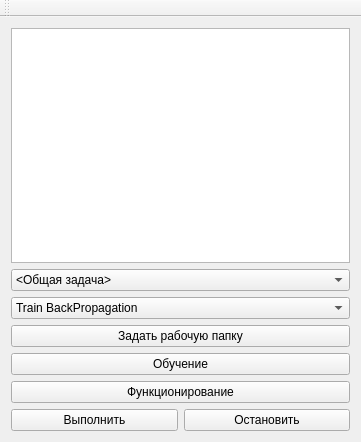
<?xml version="1.0" encoding="UTF-8"?>
<ui version="4.0">
 <class>MainWindow</class>
 <widget class="QMainWindow" name="MainWindow">
  <property name="geometry">
   <rect>
    <x>0</x>
    <y>0</y>
    <width>361</width>
    <height>442</height>
   </rect>
  </property>
  <property name="windowTitle">
   <string>Neuro Project</string>
  </property>
  <widget class="QWidget" name="centralWidget">
   <property name="sizePolicy">
    <sizepolicy hsizetype="Expanding" vsizetype="Expanding">
     <horstretch>0</horstretch>
     <verstretch>0</verstretch>
    </sizepolicy>
   </property>
   <property name="maximumSize">
    <size>
     <width>16777215</width>
     <height>16777215</height>
    </size>
   </property>
   <layout class="QVBoxLayout" name="verticalLayout_2">
    <item>
     <layout class="QVBoxLayout" name="verticalLayout">
      <item>
       <widget class="QTextBrowser" name="textBrowser">
        <property name="enabled">
         <bool>true</bool>
        </property>
        <property name="sizePolicy">
         <sizepolicy hsizetype="Expanding" vsizetype="Expanding">
          <horstretch>0</horstretch>
          <verstretch>0</verstretch>
         </sizepolicy>
        </property>
        <property name="maximumSize">
         <size>
          <width>16777215</width>
          <height>16777215</height>
         </size>
        </property>
        <property name="tabStopWidth">
         <number>80</number>
        </property>
       </widget>
      </item>
      <item>
       <widget class="QComboBox" name="comboZad">
        <item>
         <property name="text">
          <string>&lt;Общая задача&gt;</string>
         </property>
        </item>
        <item>
         <property name="text">
          <string>Trade High/Low</string>
         </property>
        </item>
        <item>
         <property name="text">
          <string>Trade Profit</string>
         </property>
        </item>
        <item>
         <property name="text">
          <string>Cart Pole</string>
         </property>
        </item>
       </widget>
      </item>
      <item>
       <widget class="QComboBox" name="comboTrain">
        <item>
         <property name="text">
          <string>Train BackPropagation</string>
         </property>
        </item>
        <item>
         <property name="text">
          <string>Agent</string>
         </property>
        </item>
       </widget>
      </item>
      <item>
       <widget class="QPushButton" name="pushButton_dir">
        <property name="text">
         <string>Задать рабочую папку</string>
        </property>
       </widget>
      </item>
      <item>
       <widget class="QPushButton" name="pushButton_train">
        <property name="enabled">
         <bool>true</bool>
        </property>
        <property name="layoutDirection">
         <enum>Qt::LeftToRight</enum>
        </property>
        <property name="text">
         <string>Обучение</string>
        </property>
       </widget>
      </item>
      <item>
       <widget class="QPushButton" name="pushButton_func">
        <property name="text">
         <string>Функционирование</string>
        </property>
       </widget>
      </item>
     </layout>
    </item>
    <item>
     <layout class="QHBoxLayout" name="horizontalLayout">
      <item>
       <widget class="QPushButton" name="pushButton_run">
        <property name="text">
         <string>Выполнить</string>
        </property>
       </widget>
      </item>
      <item>
       <widget class="QPushButton" name="pushButton_stop">
        <property name="text">
         <string>Остановить</string>
        </property>
       </widget>
      </item>
     </layout>
    </item>
   </layout>
  </widget>
  <widget class="QMenuBar" name="menuBar">
   <property name="geometry">
    <rect>
     <x>0</x>
     <y>0</y>
     <width>361</width>
     <height>26</height>
    </rect>
   </property>
  </widget>
  <widget class="QToolBar" name="mainToolBar">
   <attribute name="toolBarArea">
    <enum>TopToolBarArea</enum>
   </attribute>
   <attribute name="toolBarBreak">
    <bool>false</bool>
   </attribute>
  </widget>
 </widget>
 <layoutdefault spacing="6" margin="11"/>
 <resources/>
 <connections/>
</ui>
